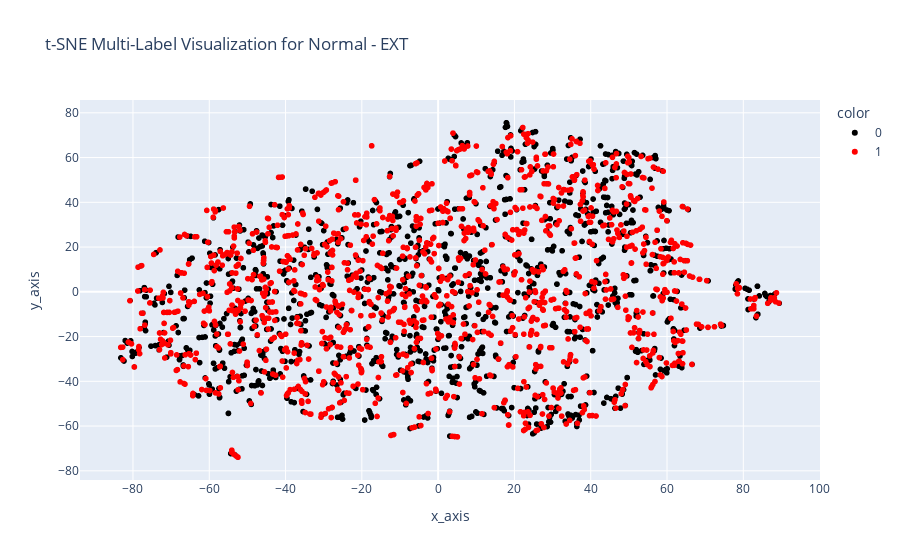
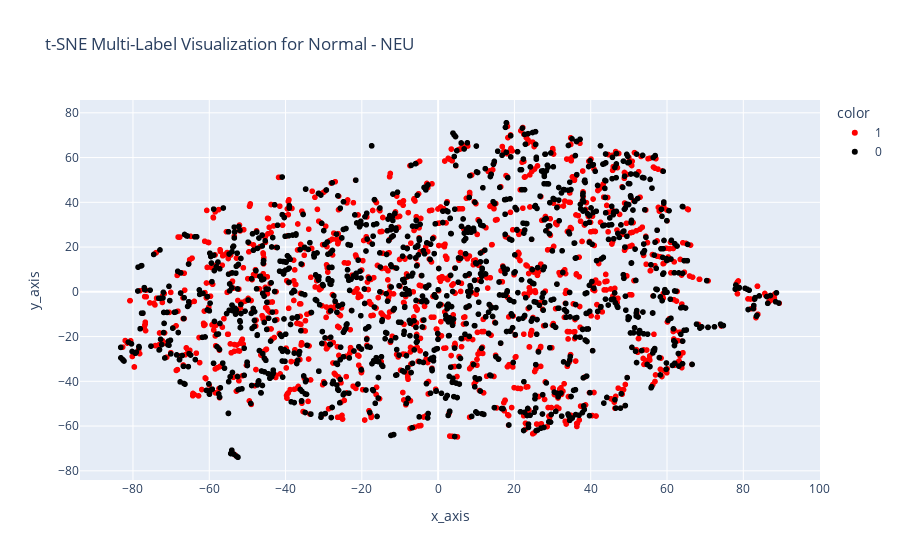
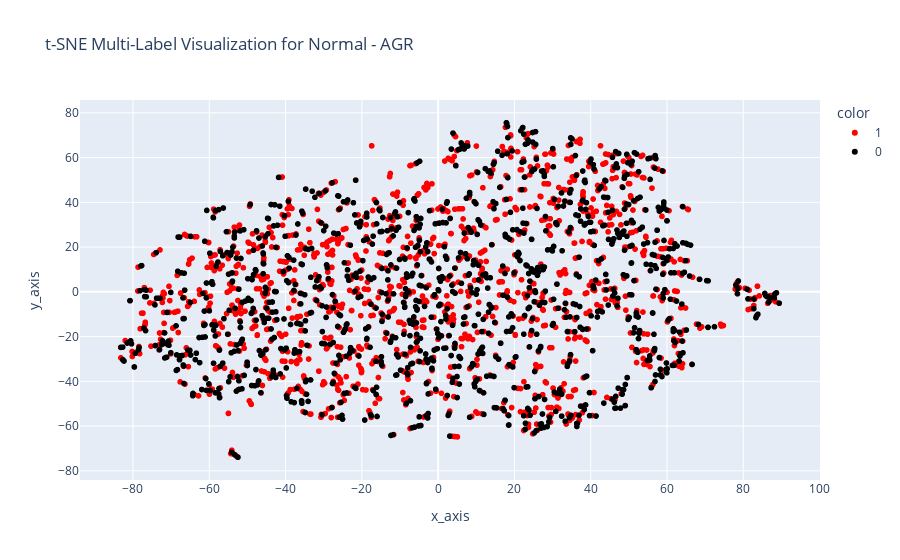
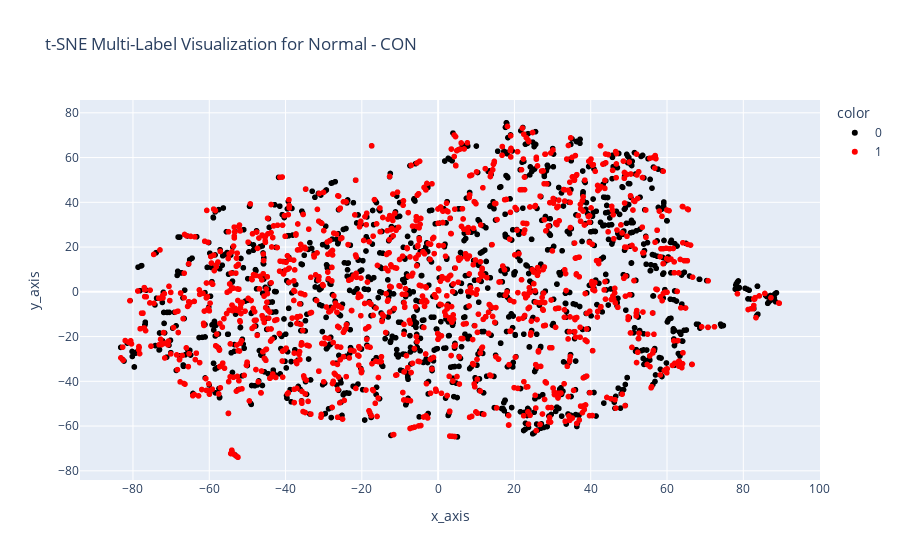

Source (notebook cell) for these figures, in order:
### Code cell
color_map = {'0': "black", '1': "red"}  

for i, name in enumerate(person_labels):
    normal_df['label'] = [label[i] for label in labels]
    

    fig = px.scatter(
        normal_df, x="x_axis", y="y_axis", color=normal_df["label"].astype(str), 
        color_discrete_map=color_map,
        title=f"t-SNE Multi-Label Visualization for Normal - {name}")
    
    fig.show()

### Figure 1 — Plotly figure (JSON) as saved in the notebook; plotly's stock layout.template omitted (floating-point values rounded to 4 significant figures; data arrays with more than 128 entries replaced by an {"elided": "..."} marker saying what was removed)
{"data": [{"hovertemplate": "color=0<br>x_axis=%{x}<br>y_axis=%{y}<extra></extra>", "legendgroup": "0", "marker": {"color": "black", "symbol": "circle"}, "mode": "markers", "name": "0", "showlegend": true, "type": "scattergl", "x": {"elided": "1192 float values"}, "xaxis": "x", "y": {"elided": "1192 float values"}, "yaxis": "y"}, {"hovertemplate": "color=1<br>x_axis=%{x}<br>y_axis=%{y}<extra></extra>", "legendgroup": "1", "marker": {"color": "red", "symbol": "circle"}, "mode": "markers", "name": "1", "showlegend": true, "type": "scattergl", "x": {"elided": "1275 float values"}, "xaxis": "x", "y": {"elided": "1275 float values"}, "yaxis": "y"}], "layout": {"legend": {"title": {"text": "color"}, "tracegroupgap": 0}, "title": {"text": "t-SNE Multi-Label Visualization for Normal - EXT"}, "xaxis": {"anchor": "y", "domain": [0, 1], "title": {"text": "x_axis"}}, "yaxis": {"anchor": "x", "domain": [0, 1], "title": {"text": "y_axis"}}}}

### Figure 2 — Plotly figure (JSON) as saved in the notebook; plotly's stock layout.template omitted (floating-point values rounded to 4 significant figures; data arrays with more than 128 entries replaced by an {"elided": "..."} marker saying what was removed)
{"data": [{"hovertemplate": "color=1<br>x_axis=%{x}<br>y_axis=%{y}<extra></extra>", "legendgroup": "1", "marker": {"color": "red", "symbol": "circle"}, "mode": "markers", "name": "1", "showlegend": true, "type": "scattergl", "x": {"elided": "1234 float values"}, "xaxis": "x", "y": {"elided": "1234 float values"}, "yaxis": "y"}, {"hovertemplate": "color=0<br>x_axis=%{x}<br>y_axis=%{y}<extra></extra>", "legendgroup": "0", "marker": {"color": "black", "symbol": "circle"}, "mode": "markers", "name": "0", "showlegend": true, "type": "scattergl", "x": {"elided": "1233 float values"}, "xaxis": "x", "y": {"elided": "1233 float values"}, "yaxis": "y"}], "layout": {"legend": {"title": {"text": "color"}, "tracegroupgap": 0}, "title": {"text": "t-SNE Multi-Label Visualization for Normal - NEU"}, "xaxis": {"anchor": "y", "domain": [0, 1], "title": {"text": "x_axis"}}, "yaxis": {"anchor": "x", "domain": [0, 1], "title": {"text": "y_axis"}}}}

### Figure 3 — Plotly figure (JSON) as saved in the notebook; plotly's stock layout.template omitted (floating-point values rounded to 4 significant figures; data arrays with more than 128 entries replaced by an {"elided": "..."} marker saying what was removed)
{"data": [{"hovertemplate": "color=1<br>x_axis=%{x}<br>y_axis=%{y}<extra></extra>", "legendgroup": "1", "marker": {"color": "red", "symbol": "circle"}, "mode": "markers", "name": "1", "showlegend": true, "type": "scattergl", "x": {"elided": "1309 float values"}, "xaxis": "x", "y": {"elided": "1309 float values"}, "yaxis": "y"}, {"hovertemplate": "color=0<br>x_axis=%{x}<br>y_axis=%{y}<extra></extra>", "legendgroup": "0", "marker": {"color": "black", "symbol": "circle"}, "mode": "markers", "name": "0", "showlegend": true, "type": "scattergl", "x": {"elided": "1158 float values"}, "xaxis": "x", "y": {"elided": "1158 float values"}, "yaxis": "y"}], "layout": {"legend": {"title": {"text": "color"}, "tracegroupgap": 0}, "title": {"text": "t-SNE Multi-Label Visualization for Normal - AGR"}, "xaxis": {"anchor": "y", "domain": [0, 1], "title": {"text": "x_axis"}}, "yaxis": {"anchor": "x", "domain": [0, 1], "title": {"text": "y_axis"}}}}

### Figure 4 — Plotly figure (JSON) as saved in the notebook; plotly's stock layout.template omitted (floating-point values rounded to 4 significant figures; data arrays with more than 128 entries replaced by an {"elided": "..."} marker saying what was removed)
{"data": [{"hovertemplate": "color=0<br>x_axis=%{x}<br>y_axis=%{y}<extra></extra>", "legendgroup": "0", "marker": {"color": "black", "symbol": "circle"}, "mode": "markers", "name": "0", "showlegend": true, "type": "scattergl", "x": {"elided": "1213 float values"}, "xaxis": "x", "y": {"elided": "1213 float values"}, "yaxis": "y"}, {"hovertemplate": "color=1<br>x_axis=%{x}<br>y_axis=%{y}<extra></extra>", "legendgroup": "1", "marker": {"color": "red", "symbol": "circle"}, "mode": "markers", "name": "1", "showlegend": true, "type": "scattergl", "x": {"elided": "1254 float values"}, "xaxis": "x", "y": {"elided": "1254 float values"}, "yaxis": "y"}], "layout": {"legend": {"title": {"text": "color"}, "tracegroupgap": 0}, "title": {"text": "t-SNE Multi-Label Visualization for Normal - CON"}, "xaxis": {"anchor": "y", "domain": [0, 1], "title": {"text": "x_axis"}}, "yaxis": {"anchor": "x", "domain": [0, 1], "title": {"text": "y_axis"}}}}
